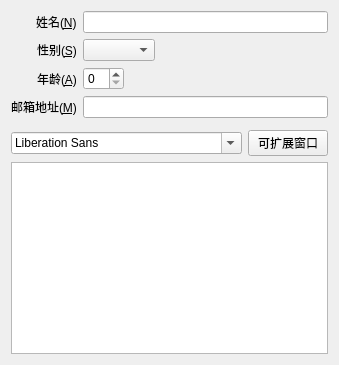
<?xml version="1.0" encoding="UTF-8"?>
<ui version="4.0">
 <class>mywidget</class>
 <widget class="QWidget" name="mywidget">
  <property name="geometry">
   <rect>
    <x>0</x>
    <y>0</y>
    <width>500</width>
    <height>300</height>
   </rect>
  </property>
  <property name="minimumSize">
   <size>
    <width>200</width>
    <height>150</height>
   </size>
  </property>
  <property name="maximumSize">
   <size>
    <width>500</width>
    <height>350</height>
   </size>
  </property>
  <property name="windowTitle">
   <string>mywidget</string>
  </property>
  <layout class="QVBoxLayout" name="verticalLayout">
   <property name="sizeConstraint">
    <enum>QLayout::SetFixedSize</enum>
   </property>
   <item>
    <layout class="QFormLayout" name="formLayout">
     <property name="fieldGrowthPolicy">
      <enum>QFormLayout::ExpandingFieldsGrow</enum>
     </property>
     <property name="labelAlignment">
      <set>Qt::AlignRight|Qt::AlignTrailing|Qt::AlignVCenter</set>
     </property>
     <item row="0" column="0">
      <widget class="QLabel" name="nLabel">
       <property name="text">
        <string>姓名(&amp;N)</string>
       </property>
       <property name="buddy">
        <cstring>nLineEdit</cstring>
       </property>
      </widget>
     </item>
     <item row="0" column="1">
      <widget class="QLineEdit" name="nLineEdit"/>
     </item>
     <item row="1" column="0">
      <widget class="QLabel" name="sLabel">
       <property name="text">
        <string>性别(&amp;S)</string>
       </property>
       <property name="buddy">
        <cstring>sComboBox</cstring>
       </property>
      </widget>
     </item>
     <item row="1" column="1">
      <widget class="QComboBox" name="sComboBox"/>
     </item>
     <item row="2" column="0">
      <widget class="QLabel" name="aLabel">
       <property name="text">
        <string>年龄(&amp;A)</string>
       </property>
       <property name="buddy">
        <cstring>aSpinBox</cstring>
       </property>
      </widget>
     </item>
     <item row="2" column="1">
      <widget class="QSpinBox" name="aSpinBox"/>
     </item>
     <item row="3" column="0">
      <widget class="QLabel" name="mLabel">
       <property name="text">
        <string>邮箱地址(&amp;M)</string>
       </property>
       <property name="buddy">
        <cstring>mLineEdit</cstring>
       </property>
      </widget>
     </item>
     <item row="3" column="1">
      <widget class="QLineEdit" name="mLineEdit"/>
     </item>
    </layout>
   </item>
   <item>
    <spacer name="verticalSpacer">
     <property name="orientation">
      <enum>Qt::Vertical</enum>
     </property>
     <property name="sizeType">
      <enum>QSizePolicy::Expanding</enum>
     </property>
     <property name="sizeHint" stdset="0">
      <size>
       <width>100</width>
       <height>6</height>
      </size>
     </property>
    </spacer>
   </item>
   <item>
    <layout class="QHBoxLayout" name="horizontalLayout" stretch="2,0">
     <item>
      <widget class="QFontComboBox" name="fontComboBox"/>
     </item>
     <item>
      <widget class="QPushButton" name="pushButton">
       <property name="text">
        <string>可扩展窗口</string>
       </property>
       <property name="checkable">
        <bool>true</bool>
       </property>
      </widget>
     </item>
    </layout>
   </item>
   <item>
    <widget class="QTextEdit" name="textEdit"/>
   </item>
  </layout>
 </widget>
 <layoutdefault spacing="6" margin="11"/>
 <resources/>
 <connections/>
</ui>
